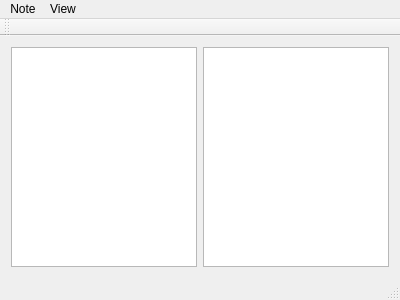
<?xml version="1.0" encoding="UTF-8"?>
<ui version="4.0">
 <class>MainWindow</class>
 <widget class="QMainWindow" name="MainWindow">
  <property name="geometry">
   <rect>
    <x>0</x>
    <y>0</y>
    <width>400</width>
    <height>300</height>
   </rect>
  </property>
  <property name="windowTitle">
   <string>MainWindow</string>
  </property>
  <widget class="QWidget" name="centralWidget">
   <layout class="QGridLayout" name="gridLayout">
    <item row="0" column="0">
     <layout class="QHBoxLayout" name="horizontalLayout">
      <item>
       <widget class="QListView" name="listView"/>
      </item>
      <item>
       <widget class="QTextBrowser" name="textBrowser">
        <property name="undoRedoEnabled">
         <bool>true</bool>
        </property>
        <property name="readOnly">
         <bool>false</bool>
        </property>
       </widget>
      </item>
     </layout>
    </item>
   </layout>
  </widget>
  <widget class="QMenuBar" name="menuBar">
   <property name="geometry">
    <rect>
     <x>0</x>
     <y>0</y>
     <width>400</width>
     <height>25</height>
    </rect>
   </property>
   <widget class="QMenu" name="menuNote">
    <property name="title">
     <string>Note</string>
    </property>
    <addaction name="actionSync_up"/>
    <addaction name="actionDelete"/>
   </widget>
   <widget class="QMenu" name="menuView">
    <property name="title">
     <string>View</string>
    </property>
    <addaction name="actionToggle_Showing_Trash"/>
   </widget>
   <addaction name="menuNote"/>
   <addaction name="menuView"/>
  </widget>
  <widget class="QToolBar" name="mainToolBar">
   <attribute name="toolBarArea">
    <enum>TopToolBarArea</enum>
   </attribute>
   <attribute name="toolBarBreak">
    <bool>false</bool>
   </attribute>
  </widget>
  <widget class="QStatusBar" name="statusBar"/>
  <action name="actionSync_up">
   <property name="text">
    <string>Sync up</string>
   </property>
   <property name="shortcut">
    <string>Ctrl+S</string>
   </property>
  </action>
  <action name="actionDelete">
   <property name="text">
    <string>Trash</string>
   </property>
   <property name="shortcut">
    <string>Del</string>
   </property>
  </action>
  <action name="actionToggle_Showing_Trash">
   <property name="checkable">
    <bool>true</bool>
   </property>
   <property name="text">
    <string>Toggle Showing Trash</string>
   </property>
  </action>
 </widget>
 <layoutdefault spacing="6" margin="11"/>
 <resources/>
 <connections/>
</ui>
